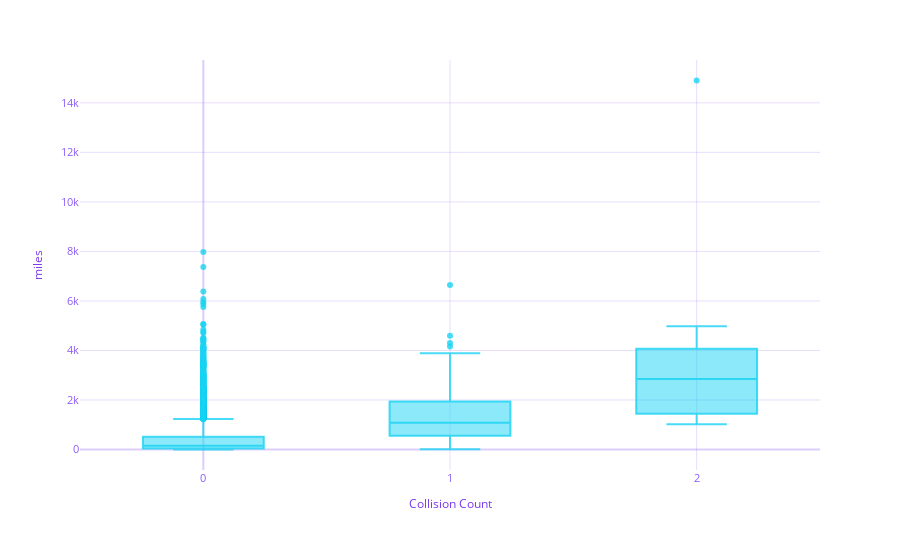

Source (notebook cell):
### Markdown cell above
## Target vs Features Analysis

### Code cell
# Analyze relationship between target and key features
if len(num_features) > 0:
    # Select top 3 features most correlated with target for detailed analysis
    if target_col in numerical_cols:
        target_correlations = df[num_features + [target_col]].corr()[target_col].abs().sort_values(ascending=False)
        top_3_features = target_correlations.index[1:4].tolist()  # Exclude target itself
    else:
        # For categorical target, use features with highest variance
        feature_variance = df[num_features].var().sort_values(ascending=False)
        top_3_features = feature_variance.head(3).index.tolist()
    
    print(f"Analyzing relationship between target '{target_col}' and features: {top_3_features}")
    
    # Create box plots showing feature distribution by target class
    if len(top_3_features) >= 1:
        feature_for_analysis = top_3_features[0]
        
        fig_target_feature = px.box(
            df,
            x=target_col,
            y=feature_for_analysis,
            labels={target_col: 'Collision Count', feature_for_analysis: f'{feature_for_analysis}'}
        )
        
        fig_target_feature.update_traces(marker=dict(color=app_color_palette[5]))
        
        fig_target_feature.update_layout(
            height=550,
            paper_bgcolor='rgba(0,0,0,0)',
            plot_bgcolor='rgba(0,0,0,0)',
            font=dict(color='#8B5CF6', size=12),
            title_font=dict(color='#7C3AED', size=16),
            xaxis=dict(
                gridcolor='rgba(139,92,246,0.2)',
                zerolinecolor='rgba(139,92,246,0.3)',
                tickfont=dict(color='#8B5CF6', size=11),
                title_font=dict(color='#7C3AED', size=12)
            ),
            yaxis=dict(
                gridcolor='rgba(139,92,246,0.2)',
                zerolinecolor='rgba(139,92,246,0.3)',
                tickfont=dict(color='#8B5CF6', size=11),
                title_font=dict(color='#7C3AED', size=12)
            )
        )
        
        fig_target_feature.write_html(
            "/Users/yuvalheffetz/ds-agent-projects/session_5feb6ac6-f292-4d0c-9e41-ab6b3ffc14d6/research/plots/target_feature_relationship.html",
            include_plotlyjs=True,
            config={'responsive': True, 'displayModeBar': False}
        )
        
        fig_target_feature.show()
        
        # Print statistical summary by target class
        print(f"\nStatistical summary of '{feature_for_analysis}' by collision count:")
        print(df.groupby(target_col)[feature_for_analysis].describe())
        
    else:
        print("No suitable features found for target-feature analysis.")
        # Create placeholder
        fig_target_feature = px.bar(x=['No suitable features'], y=[0])
        fig_target_feature.write_html(
            "/Users/yuvalheffetz/ds-agent-projects/session_5feb6ac6-f292-4d0c-9e41-ab6b3ffc14d6/research/plots/target_feature_relationship.html",
            include_plotlyjs=True,
            config={'responsive': True, 'displayModeBar': False}
        )
        
else:
    print("No numerical features available for target-feature analysis.")
    # Create placeholder
    fig_target_feature = px.bar(x=['No numerical features'], y=[0])
    fig_target_feature.write_html(
        "/Users/yuvalheffetz/ds-agent-projects/session_5feb6ac6-f292-4d0c-9e41-ab6b3ffc14d6/research/plots/target_feature_relationship.html",
        include_plotlyjs=True,
        config={'responsive': True, 'displayModeBar': False}
    )

### Figure 1 — Plotly figure (JSON) as saved in the notebook; plotly's stock layout.template omitted (floating-point values rounded to 4 significant figures; data arrays with more than 128 entries replaced by an {"elided": "..."} marker saying what was removed)
{"data": [{"alignmentgroup": "True", "hovertemplate": "Collision Count=%{x}<br>miles=%{y}<extra></extra>", "legendgroup": "", "marker": {"color": "rgba(25, 211, 243, 0.8)"}, "name": "", "notched": false, "offsetgroup": "", "orientation": "v", "showlegend": false, "type": "box", "x": {"elided": "7667 int values"}, "x0": " ", "xaxis": "x", "y": {"elided": "7667 float values"}, "y0": " ", "yaxis": "y"}], "layout": {"boxmode": "group", "font": {"color": "#8B5CF6", "size": 12}, "height": 550, "legend": {"tracegroupgap": 0}, "margin": {"t": 60}, "paper_bgcolor": "rgba(0,0,0,0)", "plot_bgcolor": "rgba(0,0,0,0)", "title": {"font": {"color": "#7C3AED", "size": 16}}, "xaxis": {"anchor": "y", "domain": [0.0, 1.0], "gridcolor": "rgba(139,92,246,0.2)", "tickfont": {"color": "#8B5CF6", "size": 11}, "title": {"font": {"color": "#7C3AED", "size": 12}, "text": "Collision Count"}, "zerolinecolor": "rgba(139,92,246,0.3)"}, "yaxis": {"anchor": "x", "domain": [0.0, 1.0], "gridcolor": "rgba(139,92,246,0.2)", "tickfont": {"color": "#8B5CF6", "size": 11}, "title": {"font": {"color": "#7C3AED", "size": 12}, "text": "miles"}, "zerolinecolor": "rgba(139,92,246,0.3)"}}}
